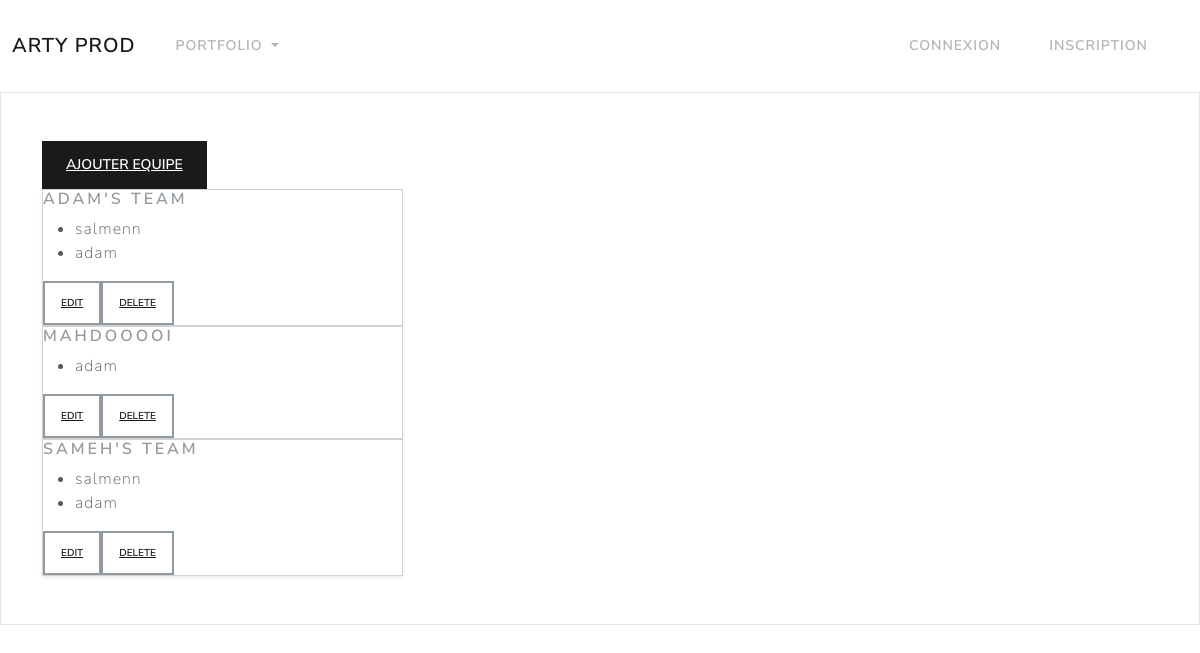
Screenshot of /listequipe/ with the database file from the repository.
### user/models.py (models this page shows, shortened)
class Equipe(models.Model):
    nom=models.CharField(default='non définie',max_length=100)
    personnels=models.ManyToManyField('Personnel')

class Personnel(models.Model):
    nom=models.CharField(max_length=100)
    fichier_CV=models.FileField(blank=True,upload_to='media/')
    fichier_photo=models.ImageField(blank=True,upload_to='media/')
    lien_linkedln = models.URLField()

### user/views.py (the view)
# urls.py: path('listequipe/',views.listequipe,name='listequipe'),
def listequipe(request):
    listq=Equipe.objects.all()
    return render(request,'equipe/afficheequipe.html',{'listq':listq})

### user/templates/equipe/afficheequipe.html (shortened to what this page needs)
{% include 'base.html' %}
{% load static %}
<link rel="stylesheet" href="{% static 'css/bootstrap.min1.css' %}">
{% block content %}
<form method='POST' class="post-form">
<div class="album py-5 bg-light">
  <div class="container">
    <button type="button" class="btn btn-primary">
      <a href="{% url 'equipe_create' %}" class="text-white">Ajouter equipe</a>
    </button>
    {% for team in listq %}
     <div class="row row-cols-1 row-cols-sm-2 row-cols-md-3 g-3">
      <div class="col ">
        <div class="card shadow-sm">
            <figcaption class="figure-caption">
              <h5>{{ team.nom }}</h5>
            </figcaption>
            <ul>
              {% for personnel in team.personnels.all %}
                  <li>{{ personnel.nom }}</li>
              {% endfor %}
          </ul>
                <div class="d-flex justify-content-between align-items-center">
              <div class="btn-group">
                <button type="button" class="btn btn-sm btn-outline-secondary" name="edit"><a href="{% url 'edit_team' team.id %}">Edit</a></button>
                <button type="button" class="btn btn-sm btn-outline-secondary" name="Delete"><a href="{% url 'delete_team' team.id %}">Delete</a></button>
              </div>
            </div>
          </div>
        </div>
      </div>
      {% endfor %}
    </div>
  </div>
{% endblock %}

### rows the page displays
Equipe: nom "ADAM'S TEAM"
Personnel: nom "salmenn"
Personnel: nom "adam"
Equipe: nom "MAHDOOOOI"
Equipe: nom "SAMEH'S TEAM"
